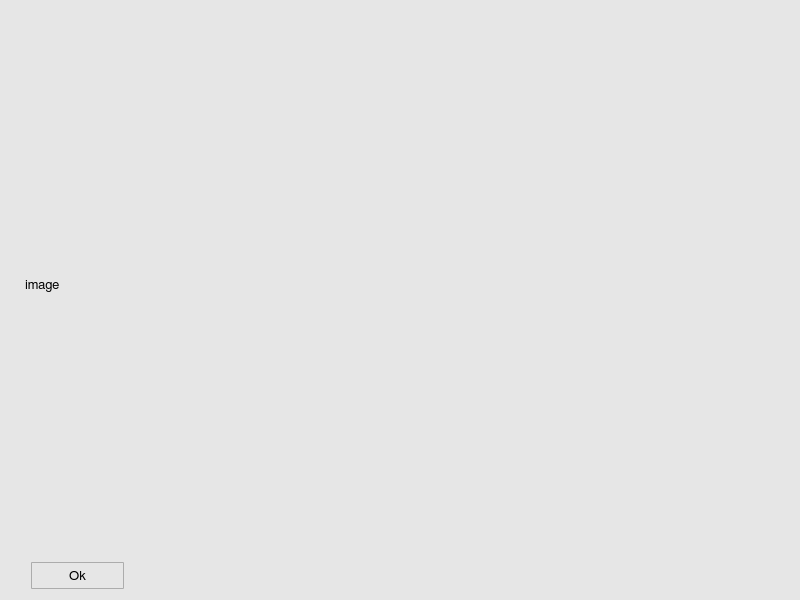
<?xml version="1.0" encoding="UTF-8"?>
<ui version="4.0">
 <class>ImageWindow</class>
 <widget class="QWidget" name="ImageWindow">
  <property name="geometry">
   <rect>
    <x>0</x>
    <y>0</y>
    <width>800</width>
    <height>600</height>
   </rect>
  </property>
  <property name="font">
   <font>
    <family>FreeSans</family>
    <pointsize>10</pointsize>
    <weight>50</weight>
    <bold>false</bold>
    <stylestrategy>PreferAntialias</stylestrategy>
    <kerning>true</kerning>
   </font>
  </property>
  <property name="windowTitle">
   <string/>
  </property>
  <property name="windowIcon">
   <iconset>
    <normaloff>icons/info_icon.png</normaloff>icons/info_icon.png</iconset>
  </property>
  <property name="styleSheet">
   <string notr="true">QWidget {
	background-color: rgb(230,230,230);
}</string>
  </property>
  <layout class="QGridLayout" name="gridLayout">
   <item row="0" column="0">
    <layout class="QVBoxLayout" name="verticalLayout">
     <item>
      <spacer name="verticalSpacer_2">
       <property name="orientation">
        <enum>Qt::Vertical</enum>
       </property>
       <property name="sizeHint" stdset="0">
        <size>
         <width>20</width>
         <height>17</height>
        </size>
       </property>
      </spacer>
     </item>
     <item>
      <layout class="QHBoxLayout" name="horizontalLayout_2">
       <item>
        <spacer name="horizontalSpacer_3">
         <property name="orientation">
          <enum>Qt::Horizontal</enum>
         </property>
         <property name="sizeHint" stdset="0">
          <size>
           <width>13</width>
           <height>20</height>
          </size>
         </property>
        </spacer>
       </item>
       <item>
        <widget class="QLabel" name="label">
         <property name="minimumSize">
          <size>
           <width>750</width>
           <height>520</height>
          </size>
         </property>
         <property name="maximumSize">
          <size>
           <width>750</width>
           <height>520</height>
          </size>
         </property>
         <property name="text">
          <string>image</string>
         </property>
        </widget>
       </item>
       <item>
        <spacer name="horizontalSpacer_4">
         <property name="orientation">
          <enum>Qt::Horizontal</enum>
         </property>
         <property name="sizeHint" stdset="0">
          <size>
           <width>13</width>
           <height>20</height>
          </size>
         </property>
        </spacer>
       </item>
      </layout>
     </item>
     <item>
      <spacer name="verticalSpacer">
       <property name="orientation">
        <enum>Qt::Vertical</enum>
       </property>
       <property name="sizeHint" stdset="0">
        <size>
         <width>20</width>
         <height>13</height>
        </size>
       </property>
      </spacer>
     </item>
     <item>
      <layout class="QHBoxLayout" name="horizontalLayout">
       <item>
        <spacer name="horizontalSpacer">
         <property name="orientation">
          <enum>Qt::Horizontal</enum>
         </property>
         <property name="sizeType">
          <enum>QSizePolicy::Fixed</enum>
         </property>
         <property name="sizeHint" stdset="0">
          <size>
           <width>20</width>
           <height>20</height>
          </size>
         </property>
        </spacer>
       </item>
       <item>
        <widget class="QToolButton" name="toolButton">
         <property name="minimumSize">
          <size>
           <width>93</width>
           <height>27</height>
          </size>
         </property>
         <property name="maximumSize">
          <size>
           <width>93</width>
           <height>27</height>
          </size>
         </property>
         <property name="font">
          <font>
           <family>FreeSans</family>
           <pointsize>10</pointsize>
           <weight>50</weight>
           <bold>false</bold>
           <stylestrategy>PreferAntialias</stylestrategy>
           <kerning>true</kerning>
          </font>
         </property>
         <property name="styleSheet">
          <string notr="true">QToolButton {
	border: 1px solid #acacac;
	border-radius: 1px;
	background-color: qlineargradient(x1:0, y1:0, x2:0, y2:1,
									stop:0 #f0f0f0, stop:1 #e5e5e5);
}

QToolButton:hover {
	border: 1px solid #7eb4ea;
	border-radius: 1px;
	background-color: qlineargradient(x1:0, y1:0, x2:0, y2:1,
									stop:0 #ecf4fc, stop:1 #dcecfc);
}

QToolButton:pressed {
	border: 1px solid #579de5;
	border-radius: 1px;
	background-color: qlineargradient(x1:0, y1:0, x2:0, y2:1,
									stop:0 #daecfc, stop:1 #c4e0fc);
}</string>
         </property>
         <property name="text">
          <string>Ok</string>
         </property>
        </widget>
       </item>
       <item>
        <spacer name="horizontalSpacer_2">
         <property name="orientation">
          <enum>Qt::Horizontal</enum>
         </property>
         <property name="sizeHint" stdset="0">
          <size>
           <width>40</width>
           <height>20</height>
          </size>
         </property>
        </spacer>
       </item>
      </layout>
     </item>
    </layout>
   </item>
  </layout>
 </widget>
 <resources/>
 <connections/>
</ui>
